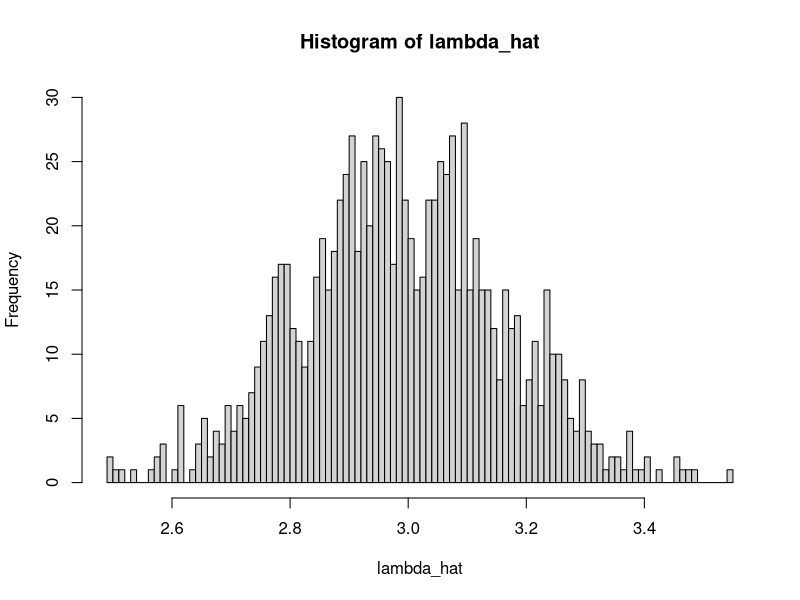

R code for this plot:
# illustrate the sampling distribution of our poisson estimator

lambda <- 3
N <- 100  # sample size
n_reps <- 1000  # number of imagined repeated studies

lambda_hat <- numeric(n_reps)  # a (now empty) container
for (i in 1:n_reps) {
  y <- rpois(N, lambda = lambda)  # simulate a dataset (or "study")
  lambda_hat[i] <- mean(y)  # compute ml estimate
  
  # slowly print first 10 simulated studies
  if (i <= 7) {
    Sys.sleep(0.5)
    cat(paste0("Doing the study... "))    
    Sys.sleep(2.5)
    cat(paste0("done.\n\nStudy ", i, ": lambda-hat = ", round(lambda_hat[i], 2), "\n\n"))    
  }
  if (i == 7) cat("[Delays are fake. Computers are fast. Only first 7 shown; we did a bunch more as well.]\n\n")
}

mean(lambda_hat) - lambda  # mc estimate of bias
sd(lambda_hat)  # mc estimate of se
hist(lambda_hat, breaks = 100)
